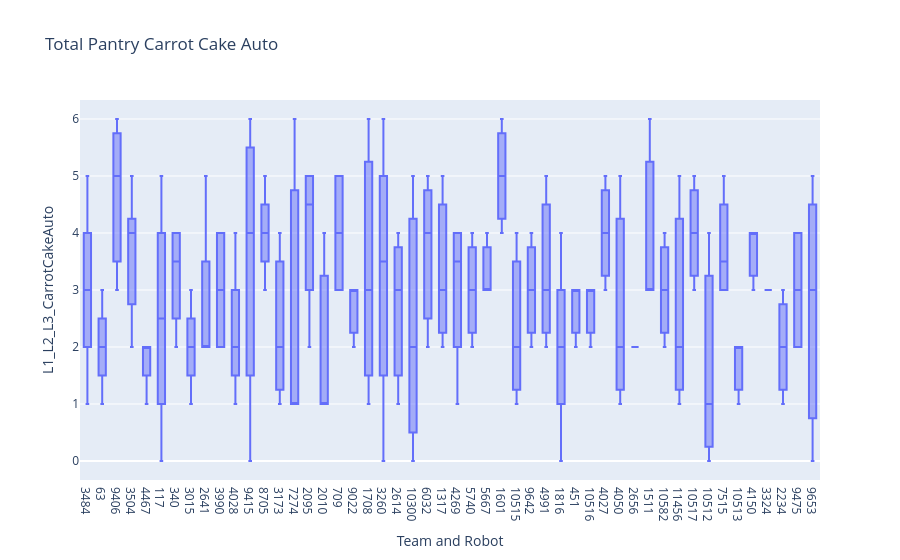

This figure's notebook cell:
### Code cell
scouted_data["L1_L2_L3_CarrotCakeAuto"] = (scouted_data["autoCarrotCakeL1"] + scouted_data["autoCarrotCakeL2"] + scouted_data["autoCarrotCakeL3"])

fig = px.box(scouted_data, x = "Team and Robot",  y = "L1_L2_L3_CarrotCakeAuto", title = "Total Pantry Carrot Cake Auto")
fig

### Figure 1 — Plotly figure (JSON) as saved in the notebook; plotly's stock layout.template omitted (floating-point values rounded to 4 significant figures; data arrays with more than 128 entries replaced by an {"elided": "..."} marker saying what was removed)
{"data": [{"alignmentgroup": "True", "hovertemplate": "Team and Robot=%{x}<br>L1_L2_L3_CarrotCakeAuto=%{y}<extra></extra>", "legendgroup": "", "marker": {"color": "#636efa"}, "name": "", "notched": false, "offsetgroup": "", "orientation": "v", "showlegend": false, "type": "box", "x": {"elided": "168 str values"}, "x0": " ", "xaxis": "x", "y": {"elided": "168 int values"}, "y0": " ", "yaxis": "y"}], "layout": {"boxmode": "group", "legend": {"tracegroupgap": 0}, "title": {"text": "Total Pantry Carrot Cake Auto"}, "xaxis": {"anchor": "y", "domain": [0, 1], "title": {"text": "Team and Robot"}}, "yaxis": {"anchor": "x", "domain": [0, 1], "title": {"text": "L1_L2_L3_CarrotCakeAuto"}}}}
